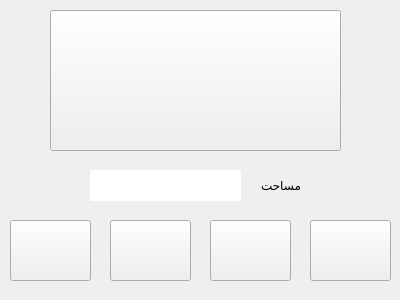
<?xml version="1.0" encoding="UTF-8"?>
<ui version="4.0">
 <class>YonjeFarm</class>
 <widget class="QWidget" name="YonjeFarm">
  <property name="geometry">
   <rect>
    <x>0</x>
    <y>0</y>
    <width>400</width>
    <height>300</height>
   </rect>
  </property>
  <property name="windowTitle">
   <string>Form</string>
  </property>
  <widget class="QPushButton" name="pushButton">
   <property name="geometry">
    <rect>
     <x>50</x>
     <y>10</y>
     <width>291</width>
     <height>141</height>
    </rect>
   </property>
   <property name="text">
    <string/>
   </property>
   <property name="icon">
    <iconset>
     <normaloff>../../../Pictures/alfalfa farm111.jpg</normaloff>../../../Pictures/alfalfa farm111.jpg</iconset>
   </property>
   <property name="iconSize">
    <size>
     <width>333</width>
     <height>333</height>
    </size>
   </property>
  </widget>
  <widget class="QLabel" name="area">
   <property name="geometry">
    <rect>
     <x>260</x>
     <y>170</y>
     <width>41</width>
     <height>31</height>
    </rect>
   </property>
   <property name="text">
    <string>مساحت</string>
   </property>
  </widget>
  <widget class="QLineEdit" name="lineEdit">
   <property name="geometry">
    <rect>
     <x>90</x>
     <y>170</y>
     <width>151</width>
     <height>31</height>
    </rect>
   </property>
   <property name="frame">
    <bool>false</bool>
   </property>
  </widget>
  <widget class="QPushButton" name="planting">
   <property name="geometry">
    <rect>
     <x>210</x>
     <y>220</y>
     <width>81</width>
     <height>61</height>
    </rect>
   </property>
   <property name="text">
    <string/>
   </property>
   <property name="icon">
    <iconset>
     <normaloff>../../../Downloads/icons8-tree-planting-64.png</normaloff>../../../Downloads/icons8-tree-planting-64.png</iconset>
   </property>
   <property name="iconSize">
    <size>
     <width>200</width>
     <height>100</height>
    </size>
   </property>
  </widget>
  <widget class="QPushButton" name="upgradebutton">
   <property name="geometry">
    <rect>
     <x>310</x>
     <y>220</y>
     <width>81</width>
     <height>61</height>
    </rect>
   </property>
   <property name="text">
    <string/>
   </property>
   <property name="icon">
    <iconset>
     <normaloff>../../../Downloads/icons8-upgrade-64.png</normaloff>../../../Downloads/icons8-upgrade-64.png</iconset>
   </property>
   <property name="iconSize">
    <size>
     <width>200</width>
     <height>400</height>
    </size>
   </property>
  </widget>
  <widget class="QPushButton" name="derokardan">
   <property name="geometry">
    <rect>
     <x>110</x>
     <y>220</y>
     <width>81</width>
     <height>61</height>
    </rect>
   </property>
   <property name="text">
    <string/>
   </property>
   <property name="icon">
    <iconset>
     <normaloff>../../../Downloads/icons8-sickle-40.png</normaloff>../../../Downloads/icons8-sickle-40.png</iconset>
   </property>
   <property name="iconSize">
    <size>
     <width>1000</width>
     <height>700</height>
    </size>
   </property>
  </widget>
  <widget class="QPushButton" name="pushButton_2">
   <property name="geometry">
    <rect>
     <x>10</x>
     <y>220</y>
     <width>81</width>
     <height>61</height>
    </rect>
   </property>
   <property name="text">
    <string/>
   </property>
   <property name="icon">
    <iconset>
     <normaloff>../../../Downloads/icons8-plow-48.png</normaloff>../../../Downloads/icons8-plow-48.png</iconset>
   </property>
   <property name="iconSize">
    <size>
     <width>200</width>
     <height>200</height>
    </size>
   </property>
  </widget>
 </widget>
 <resources/>
 <connections/>
</ui>
